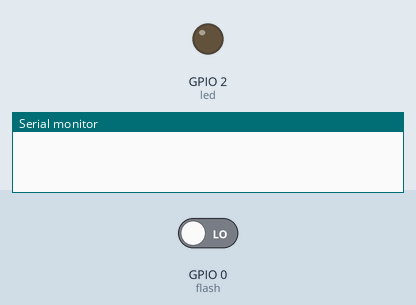
A program run on a simulated ESP32. Shown: output pins drawn as LEDs (lit = HIGH), the last lines printed to the serial monitor. The inputs (shaded band) are chosen by the test bench; at power-on: GPIO 0 (flash) LOW. WiFi joins after 1.5 s; servers stay silent unless stated; no MQTT or app messages arrive unless stated.

Above: at 0.1 s.
At 1.6 s:
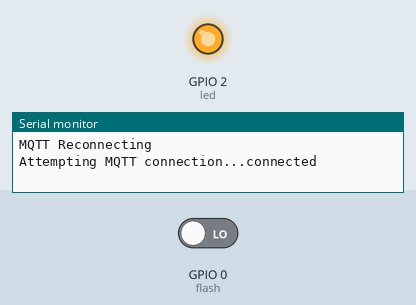
Timing chart, 0 to 3.1 s (numbered marks = the images above):
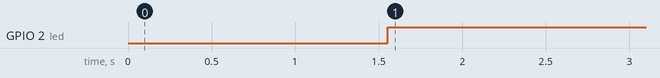

Measured:
- by itself, GPIO 2 (led): LOW → HIGH at 1.6 s

The program:

main.cpp
```cpp
#include <WiFi.h>
#include <Arduino.h>
#include <PubSubClient.h>

// Pins
const int led = 2; // pin for onboard LED
const int flash = 0; // pin for "FLASH" button
#define PIN_WS2812B 16  // The ESP32 pin GPIO16 connected to WS2812B
#define NUM_PIXELS 60   // The number of LEDs (pixels) on WS2812B LED strip

//MQTT Config
const char* mqtt_server = "192.168.90.234";
const char* user = "Cam_Button";
const char* mqttpass = "password";
const char* mainTopic = "camera/1";
const char* client = "Cam_Button";

// WiFi Config
const char* ssid = "Smart-Home-AP";
const char* wifiPassword = "checkout";
WiFiClient espClient;
PubSubClient mqtt(mqtt_server, 1883, 0, espClient);


// Reconnects the WiFi and MQTT if disconnected
void reconnect() {
  // Loop until we're reconnected
  while (!mqtt.connected()) {
    Serial.print("Attempting MQTT connection...");
    // Attempt to connect
    if (mqtt.connect(client, user, mqttpass)) {
      Serial.println(F("connected"));
      // ... and resubscribe
      // mqtt.subscribe(topicStatus);
    } else {
      Serial.print(F("failed, rc="));
      Serial.print(mqtt.state());
      Serial.println(F(" try again in 5 seconds"));
      // Wait 5 seconds before retrying
      delay(5000);
    }
  }
}


void setup() {
  Serial.begin(9600);
  pinMode(led, OUTPUT);
  pinMode(flash, INPUT);
  WiFi.mode(WIFI_STA);
  WiFi.begin(ssid, wifiPassword);
  while (WiFi.waitForConnectResult() != WL_CONNECTED) {
    Serial.println("Connection Failed");
    delay(5000);
    ESP.restart();
  }
  if (mqtt_server!="") {
    mqtt.setServer(mqtt_server, 1883);
    mqtt.setBufferSize(512);
  }
}

void loop() {
    //Initial Connection to MQTT server
  if (mqtt_server!="") {
    if(!mqtt.connected()) {
      Serial.println("MQTT Reconnecting");
      reconnect();
    }
    if (digitalRead(flash)) {
      digitalWrite(led, LOW);
    } else {
     digitalWrite(led, HIGH);
     mqtt.publish(mainTopic, "camera");
     delay(1000);
   }
  }
}
```
